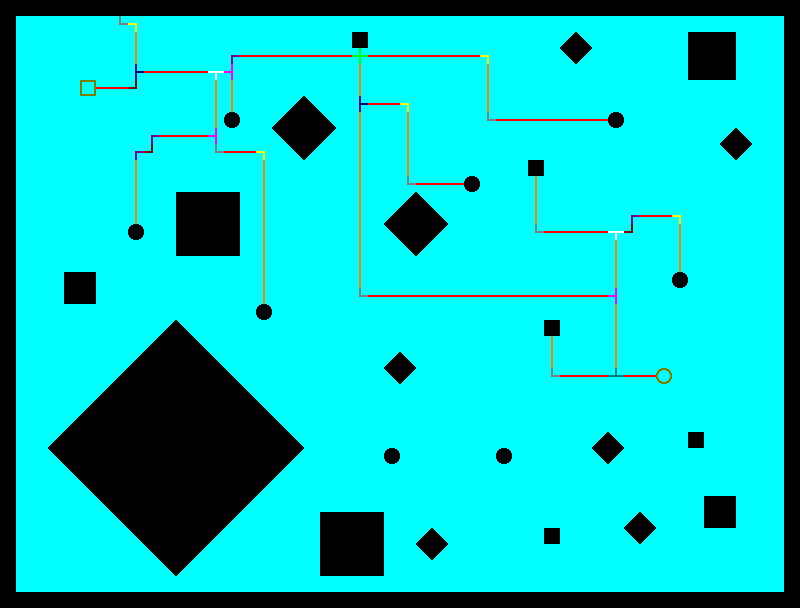

This is a level from a 2D game, rendered from its Tiled map with the project's own tilesets. A one-line summary and the complete map file follow:
An orthogonal 50x38 tile map with 16x16 px tiles, 1 tile layer (Tile Layer 1).

<map version="1.0" orientation="orthogonal" width="50" height="38" tilewidth="16" tileheight="16" backgroundcolor="#00ffff">
 <tileset firstgid="1" name="tiles" tilewidth="16" tileheight="16">
  <image source="tiles.png" width="80" height="64" />
 </tileset>
 <layer name="Tile Layer 1" width="50" height="38">
  <data encoding="csv">
1,1,1,1,1,1,1,1,1,1,1,1,1,1,1,1,1,1,1,1,1,1,1,1,1,1,1,1,1,1,1,1,1,1,1,1,1,1,1,1,1,1,1,1,1,1,1,1,1,1,
1,0,0,0,0,0,0,10,7,0,0,0,0,0,0,0,0,0,0,0,0,0,0,0,0,0,0,0,0,0,0,0,0,0,0,0,0,0,0,0,0,0,0,0,0,0,0,0,0,1,
1,0,0,0,0,0,0,0,5,0,0,0,0,0,0,0,0,0,0,0,0,0,1,0,0,0,0,0,0,0,0,0,0,0,0,3,4,0,0,0,0,0,0,1,1,1,0,0,0,1,
1,0,0,0,0,0,0,0,5,0,0,0,0,0,11,6,6,6,6,6,6,6,12,6,6,6,6,6,6,6,7,0,0,0,0,8,9,0,0,0,0,0,0,1,1,1,0,0,0,1,
1,0,0,0,0,0,0,0,18,6,6,6,6,13,19,0,0,0,0,0,0,0,5,0,0,0,0,0,0,0,5,0,0,0,0,0,0,0,0,0,0,0,0,1,1,1,0,0,0,1,
1,0,0,0,0,14,6,6,17,0,0,0,0,5,5,0,0,0,0,0,0,0,5,0,0,0,0,0,0,0,5,0,0,0,0,0,0,0,0,0,0,0,0,0,0,0,0,0,0,1,
1,0,0,0,0,0,0,0,0,0,0,0,0,5,5,0,0,0,3,4,0,0,18,6,6,7,0,0,0,0,5,0,0,0,0,0,0,0,0,0,0,0,0,0,0,0,0,0,0,1,
1,0,0,0,0,0,0,0,0,0,0,0,0,5,2,0,0,3,1,1,4,0,5,0,0,5,0,0,0,0,10,6,6,6,6,6,6,6,2,0,0,0,0,0,0,0,0,0,0,1,
1,0,0,0,0,0,0,0,0,11,6,6,6,19,0,0,0,8,1,1,9,0,5,0,0,5,0,0,0,0,0,0,0,0,0,0,0,0,0,0,0,0,0,0,0,3,4,0,0,1,
1,0,0,0,0,0,0,0,11,17,0,0,0,10,6,6,7,0,8,9,0,0,5,0,0,5,0,0,0,0,0,0,0,0,0,0,0,0,0,0,0,0,0,0,0,8,9,0,0,1,
1,0,0,0,0,0,0,0,5,0,0,0,0,0,0,0,5,0,0,0,0,0,5,0,0,5,0,0,0,0,0,0,0,1,0,0,0,0,0,0,0,0,0,0,0,0,0,0,0,1,
1,0,0,0,0,0,0,0,5,0,0,0,0,0,0,0,5,0,0,0,0,0,5,0,0,10,6,6,6,2,0,0,0,5,0,0,0,0,0,0,0,0,0,0,0,0,0,0,0,1,
1,0,0,0,0,0,0,0,5,0,0,1,1,1,1,0,5,0,0,0,0,0,5,0,0,3,4,0,0,0,0,0,0,5,0,0,0,0,0,0,0,0,0,0,0,0,0,0,0,1,
1,0,0,0,0,0,0,0,5,0,0,1,1,1,1,0,5,0,0,0,0,0,5,0,3,1,1,4,0,0,0,0,0,5,0,0,0,0,0,11,6,6,7,0,0,0,0,0,0,1,
1,0,0,0,0,0,0,0,2,0,0,1,1,1,1,0,5,0,0,0,0,0,5,0,8,1,1,9,0,0,0,0,0,10,6,6,6,6,13,17,0,0,5,0,0,0,0,0,0,1,
1,0,0,0,0,0,0,0,0,0,0,1,1,1,1,0,5,0,0,0,0,0,5,0,0,8,9,0,0,0,0,0,0,0,0,0,0,0,5,0,0,0,5,0,0,0,0,0,0,1,
1,0,0,0,0,0,0,0,0,0,0,0,0,0,0,0,5,0,0,0,0,0,5,0,0,0,0,0,0,0,0,0,0,0,0,0,0,0,5,0,0,0,5,0,0,0,0,0,0,1,
1,0,0,0,1,1,0,0,0,0,0,0,0,0,0,0,5,0,0,0,0,0,5,0,0,0,0,0,0,0,0,0,0,0,0,0,0,0,5,0,0,0,2,0,0,0,0,0,0,1,
1,0,0,0,1,1,0,0,0,0,0,0,0,0,0,0,5,0,0,0,0,0,10,6,6,6,6,6,6,6,6,6,6,6,6,6,6,6,19,0,0,0,0,0,0,0,0,0,0,1,
1,0,0,0,0,0,0,0,0,0,0,0,0,0,0,0,2,0,0,0,0,0,0,0,0,0,0,0,0,0,0,0,0,0,0,0,0,0,5,0,0,0,0,0,0,0,0,0,0,1,
1,0,0,0,0,0,0,0,0,0,3,4,0,0,0,0,0,0,0,0,0,0,0,0,0,0,0,0,0,0,0,0,0,0,1,0,0,0,5,0,0,0,0,0,0,0,0,0,0,1,
1,0,0,0,0,0,0,0,0,3,1,1,4,0,0,0,0,0,0,0,0,0,0,0,0,0,0,0,0,0,0,0,0,0,5,0,0,0,5,0,0,0,0,0,0,0,0,0,0,1,
1,0,0,0,0,0,0,0,3,1,1,1,1,4,0,0,0,0,0,0,0,0,0,0,3,4,0,0,0,0,0,0,0,0,5,0,0,0,5,0,0,0,0,0,0,0,0,0,0,1,
1,0,0,0,0,0,0,3,1,1,1,1,1,1,4,0,0,0,0,0,0,0,0,0,8,9,0,0,0,0,0,0,0,0,10,6,6,6,16,6,6,15,0,0,0,0,0,0,0,1,
1,0,0,0,0,0,3,1,1,1,1,1,1,1,1,4,0,0,0,0,0,0,0,0,0,0,0,0,0,0,0,0,0,0,0,0,0,0,0,0,0,0,0,0,0,0,0,0,0,1,
1,0,0,0,0,3,1,1,1,1,1,1,1,1,1,1,4,0,0,0,0,0,0,0,0,0,0,0,0,0,0,0,0,0,0,0,0,0,0,0,0,0,0,0,0,0,0,0,0,1,
1,0,0,0,3,1,1,1,1,1,1,1,1,1,1,1,1,4,0,0,0,0,0,0,0,0,0,0,0,0,0,0,0,0,0,0,0,0,0,0,0,0,0,0,0,0,0,0,0,1,
1,0,0,3,1,1,1,1,1,1,1,1,1,1,1,1,1,1,4,0,0,0,0,0,0,0,0,0,0,0,0,0,0,0,0,0,0,3,4,0,0,0,0,1,0,0,0,0,0,1,
1,0,0,8,1,1,1,1,1,1,1,1,1,1,1,1,1,1,9,0,0,0,0,0,2,0,0,0,0,0,0,2,0,0,0,0,0,8,9,0,0,0,0,0,0,0,0,0,0,1,
1,0,0,0,8,1,1,1,1,1,1,1,1,1,1,1,1,9,0,0,0,0,0,0,0,0,0,0,0,0,0,0,0,0,0,0,0,0,0,0,0,0,0,0,0,0,0,0,0,1,
1,0,0,0,0,8,1,1,1,1,1,1,1,1,1,1,9,0,0,0,0,0,0,0,0,0,0,0,0,0,0,0,0,0,0,0,0,0,0,0,0,0,0,0,0,0,0,0,0,1,
1,0,0,0,0,0,8,1,1,1,1,1,1,1,1,9,0,0,0,0,0,0,0,0,0,0,0,0,0,0,0,0,0,0,0,0,0,0,0,0,0,0,0,0,1,1,0,0,0,1,
1,0,0,0,0,0,0,8,1,1,1,1,1,1,9,0,0,0,0,0,1,1,1,1,0,0,0,0,0,0,0,0,0,0,0,0,0,0,0,3,4,0,0,0,1,1,0,0,0,1,
1,0,0,0,0,0,0,0,8,1,1,1,1,9,0,0,0,0,0,0,1,1,1,1,0,0,3,4,0,0,0,0,0,0,1,0,0,0,0,8,9,0,0,0,0,0,0,0,0,1,
1,0,0,0,0,0,0,0,0,8,1,1,9,0,0,0,0,0,0,0,1,1,1,1,0,0,8,9,0,0,0,0,0,0,0,0,0,0,0,0,0,0,0,0,0,0,0,0,0,1,
1,0,0,0,0,0,0,0,0,0,8,9,0,0,0,0,0,0,0,0,1,1,1,1,0,0,0,0,0,0,0,0,0,0,0,0,0,0,0,0,0,0,0,0,0,0,0,0,0,1,
1,0,0,0,0,0,0,0,0,0,0,0,0,0,0,0,0,0,0,0,0,0,0,0,0,0,0,0,0,0,0,0,0,0,0,0,0,0,0,0,0,0,0,0,0,0,0,0,0,1,
1,1,1,1,1,1,1,1,1,1,1,1,1,1,1,1,1,1,1,1,1,1,1,1,1,1,1,1,1,1,1,1,1,1,1,1,1,1,1,1,1,1,1,1,1,1,1,1,1,1
</data>
 </layer>
</map>